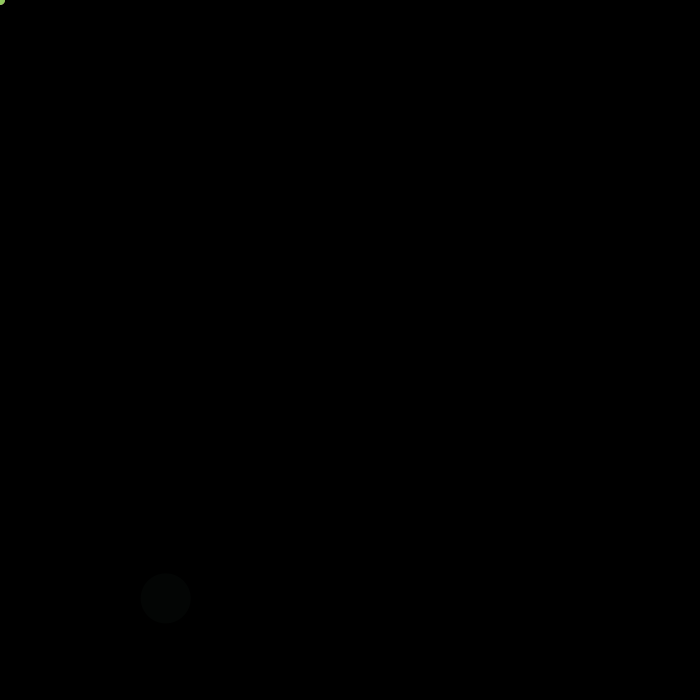
Frame 1 (no input)
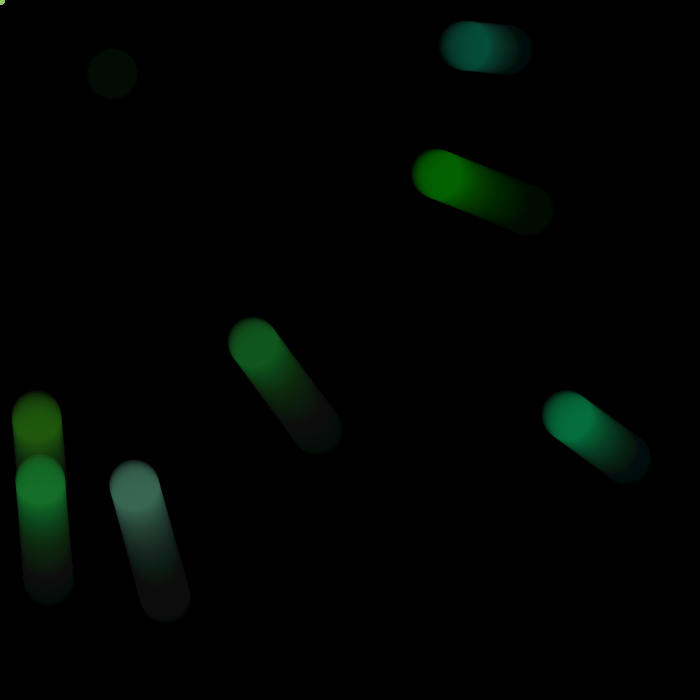
Frame 60 (the mouse pressed at the canvas centre just before this capture)
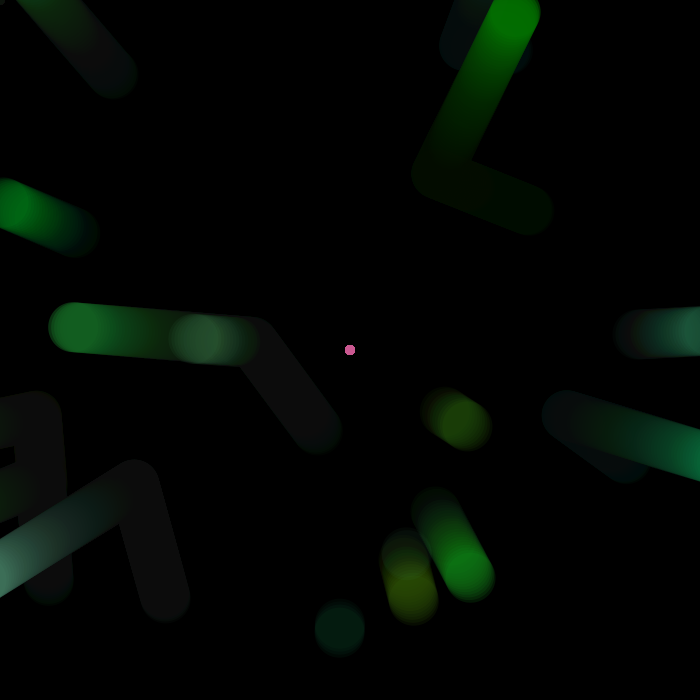
Frame 120 (the mouse held since frame 60 and released just before this capture)

The Processing sketch that drew these frames (run headless with seeded random() and noise(); from frame 60 on, the mouse is pressed at the canvas centre):

// Processing sketch: algue_mouse
// ── algue_mouse.pde
ArrayList<points> pointSys;

void setup() {
  background(0);
  size(700, 700);
  noCursor();
  //fullScreen();
  pointSys = new ArrayList<points>();
  pointSys.add(new points());
}

void draw() {
  if (random(0, 1) < 0.1) {
    pointSys.add(new points());
  }

  for (int i = 0; i < pointSys.size(); i++) {
    points p = pointSys.get(i);
    p.display();
    if (p.alive == false) {
      pointSys.remove(i);
    }
  }

  fill(color(0), 10);
  rect(0, 0, width, height);
}

// ── points.pde
class points {
  float lifeSpan, alpha;
  PVector pos, vel;

  boolean alive; 

  color col = color(random(100), random(100, 170), random(100));

  points() {
    pos = new PVector(random(width), random(height));
    vel = new PVector(0, 0);
    alive = true;
    lifeSpan = 300;
    alpha = 10;
  }

  void display() {
    if (alpha == 255) alpha -= 3;
    else alpha += 1;
    
    lifeSpan -= 2;

    noStroke();
    fill(210, 92, 150);
    ellipse(mouseX, mouseY, 10, 10);

    if (mousePressed) {
      noStroke();
      fill(210, 92, 150);
      ellipse(mouseX, mouseY, 10, 10);
      vel.add(PVector.sub(pos, new PVector(mouseX, mouseY)));
      vel.setMag(3);
    } else {
      noStroke();
      fill(150, 210, 98);
      ellipse(mouseX, mouseY, 10, 10);
      vel.add(PVector.sub(new PVector(mouseX, mouseY), pos));
      vel.setMag(2);
    }

    pos.add(vel);

    noStroke();
    fill(col, alpha);
    ellipse(pos.x, pos.y, 50, 50);

    if (lifeSpan < 0) {
      alive = false;
    }
  }
}
